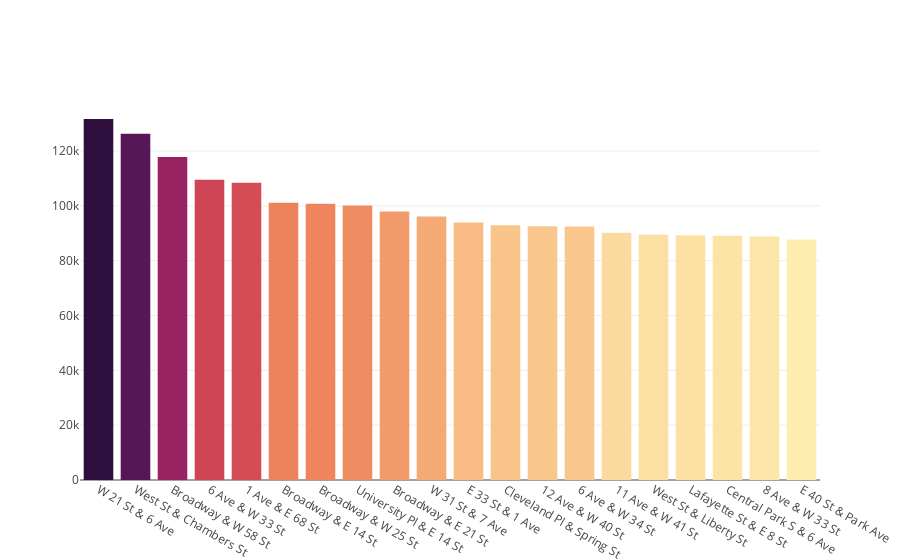

The code cell stored with this chart in its notebook:
### Code cell
fig = go.Figure(go.Bar(x = top20['start_station_name'], y = top20['value'], marker={'color': top20['value'],'colorscale': 'matter'}))
fig.show()

### Figure 1 — Plotly figure (JSON) as saved in the notebook; plotly's stock layout.template omitted (floating-point values rounded to 4 significant figures)
{"data": [{"marker": {"color": [131679, 126290, 117797, 109542, 108412, 101115, 100784, 100089, 97958, 96157, 93955, 92880, 92550, 92487, 90159, 89417, 89318, 89062, 88789, 87752], "colorscale": [[0, "rgb(253, 237, 176)"], [0.09091, "rgb(250, 205, 145)"], [0.1818, "rgb(246, 173, 119)"], [0.2727, "rgb(240, 142, 98)"], [0.3636, "rgb(231, 109, 84)"], [0.4545, "rgb(216, 80, 83)"], [0.5455, "rgb(195, 56, 90)"], [0.6364, "rgb(168, 40, 96)"], [0.7273, "rgb(138, 29, 99)"], [0.8182, "rgb(107, 24, 93)"], [0.9091, "rgb(76, 21, 80)"], [1, "rgb(47, 15, 61)"]]}, "type": "bar", "x": ["W 21 St & 6 Ave", "West St & Chambers St", "Broadway & W 58 St", "6 Ave & W 33 St", "1 Ave & E 68 St", "Broadway & E 14 St", "Broadway & W 25 St", "University Pl & E 14 St", "Broadway & E 21 St", "W 31 St & 7 Ave", "E 33 St & 1 Ave", "Cleveland Pl & Spring St", "12 Ave & W 40 St", "6 Ave & W 34 St", "11 Ave & W 41 St", "West St & Liberty St", "Lafayette St & E 8 St", "Central Park S & 6 Ave", "8 Ave & W 33 St", "E 40 St & Park Ave"], "y": [131679, 126290, 117797, 109542, 108412, 101115, 100784, 100089, 97958, 96157, 93955, 92880, 92550, 92487, 90159, 89417, 89318, 89062, 88789, 87752]}], "layout": {}}
